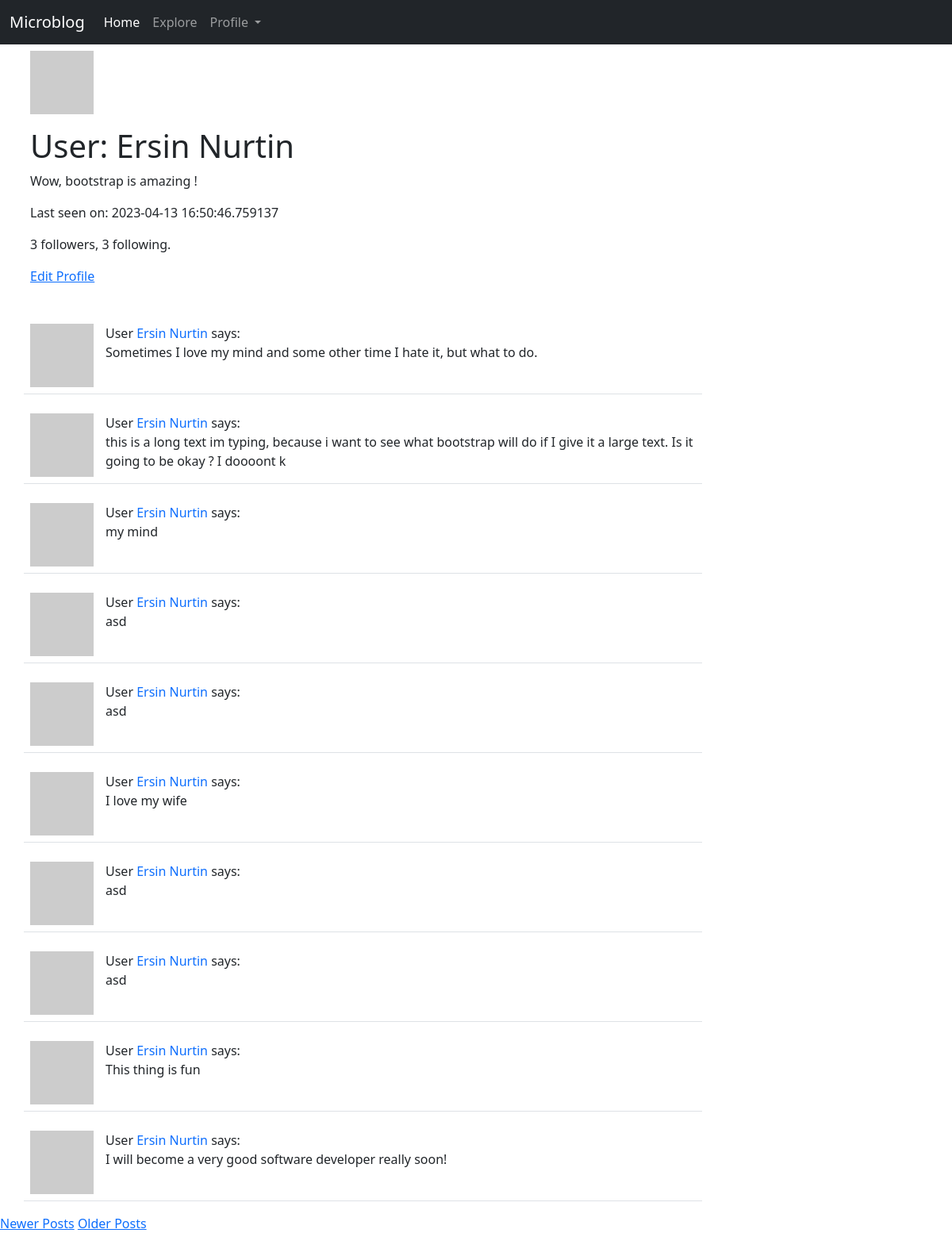
The app's page /user/Ersin Nurtin (signed in) with its own data.
### app/models.py (models this page shows, shortened)
class User(UserMixin, db.Model):
	id = db.Column(db.Integer, primary_key=True)
	username = db.Column(db.String(64), index=True, unique=True)
	email = db.Column(db.String(120), index=True, unique=True)
	password_hash = db.Column(db.String(128))
	about_me = db.Column(db.String(140))
	last_seen = db.Column(db.DateTime, default=datetime.utcnow())
	posts = db.relationship('Post', backref='author', lazy='dynamic')
	followed = db.relationship(
		'User', secondary=followers,
		primaryjoin=(followers.c.follower_id == id),
		secondaryjoin=(followers.c.followed_id == id),
		backref=db.backref('followers', lazy='dynamic'), lazy='dynamic')
	def avatar(self, size):
		digest = md5(self.email.lower().encode('utf-8')).hexdigest()
		return f"https://www.gravatar.com/avatar/{digest}?d=identicon&s={size}"

class Post(db.Model):
	id = db.Column(db.Integer, primary_key=True)
	body = db.Column(db.String(140))
	timestamp = db.Column(db.DateTime, index=True, default=datetime.utcnow)
	user_id = db.Column(db.Integer, db.ForeignKey('user.id'))

### app/routes.py (the view)
@app.route('/user/<username>')
@login_required
def user(username):
	user_ = User.query.filter_by(username=username).first_or_404()
	form = EmptyForm()
	page = request.args.get('page', 1, type=int)
	posts = user_.posts.order_by(Post.timestamp.desc()).paginate(
		page=page, per_page=app.config['POSTS_PER_PAGE'], error_out=False)
	next_url = url_for('user', username=user_.username, page=posts.next_num) if posts.has_next else '#'
	prev_url = url_for('user', username=user_.username, page=posts.prev_num) if posts.has_prev else '#'
	return render_template('user.html', user=user_, posts=posts.items, form=form, next_url=next_url, prev_url=prev_url)

### app/models.py (called while the page is built)
@login.user_loader
def load_user(user_id):
	return User.query.get(int(user_id))

### app/routes.py (called while the page is built)
@app.before_request
def before_request():
	if current_user.is_authenticated:
		current_user.last_seen = datetime.utcnow()
		db.session.commit()

### app/templates/user.html (shortened to what this page needs)
{% extends "layout.html" %}
{% block content %}
<div class="container">
    <table class="table table-borderless">
        <tr class="row">
            <td>
                <img src="{{ user.avatar(128) }}" alt="user image"/>
            </td>
            <td>
                <h1>User: {{ user.username }}</h1>
                {% if user.about_me %}<p>{{ user.about_me }}</p>{% endif %}
                {% if user.last_seen %}<p>Last seen on: {{ user.last_seen }}</p>{% endif %}
                <p>{{ user.followers.count() }} followers, {{ user.followed.count() }} following.</p>
                {% if user == current_user %}
                <p><a href="{{ url_for('edit_profile') }}">Edit Profile</a></p>
                {% else %}
                <p>
                    <form action="{{ url_for('unfollow', username=user.username) }}" method="post">
                        {{ form.hidden_tag() }}
                        {{ form.submit(class_='btn btn-secondary', value='Unfollow') }}
                    </form>
                {% endif %}
            </td>
        </tr>
    </table>
</div>
    {% for post in posts %}
        {% include '_post.html' %}
    {% endfor %}
    {% if prev_url %}
    <a href="{{ prev_url }}">Newer Posts</a>
    {% endif %}
    {% if next_url %}
    <a href="{{ next_url}}">Older Posts</a>
    {% endif %}
{% endblock content %}

### app/templates/_post.html (shortened to what this page needs)
<div class="container">
    <table class="table table-hover">
      <tr class="row">
        <td class="col-1"><a href="{{ url_for('user', username=post.author.username) }}"><img src=" {{ post.author.avatar(70) }}" alt="user image"/></a>
        <td class="col-8">
          User <a style="text-decoration: none" href="{{ url_for('user', username=post.author.username) }}">{{ post.author.username }}</a> says:<br>{{ post.body }}
        </td>
      </tr>
    </table>
</div>

### records on screen
User: username "Ersin Nurtin", about_me "Wow, bootstrap is amazing !", last_seen "2023-04-13 16:50:46.759137"
Post: author.username "Ersin Nurtin", body "Sometimes I love my mind and some other time I hate it, but what to do."
Post: author.username "Ersin Nurtin", body "this is a long text im typing, because i want to see what bootstrap will do if I give it a large text. Is it going to be okay ? I doooont k"
Post: author.username "Ersin Nurtin", body "my mind"
Post: author.username "Ersin Nurtin", body "asd"
Post: author.username "Ersin Nurtin", body "asd"
Post: author.username "Ersin Nurtin", body "I love my wife"
Post: author.username "Ersin Nurtin", body "asd"
Post: author.username "Ersin Nurtin", body "asd"
Post: author.username "Ersin Nurtin", body "This thing is fun"
Post: author.username "Ersin Nurtin", body "I will become a very good software developer really soon!"

### other values on screen
{{ user.followers.count() }} "3"
{{ user.followed.count() }} "3"
